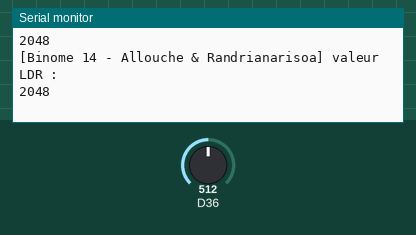
Recording of a sketch running on a simulated Arduino Due. Shown: the last lines printed to the serial monitor. The test bench sets the inputs (shaded band); at power-on: D36 = 512 (analog values on the 0–1023 scale).

Above: at 1.8 s.
1.9 s: D36 set to 716
At 2.8 s:
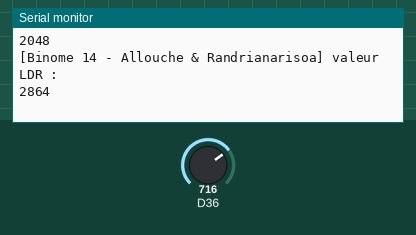
3.4 s: D36 set to 900
At 4.4 s:
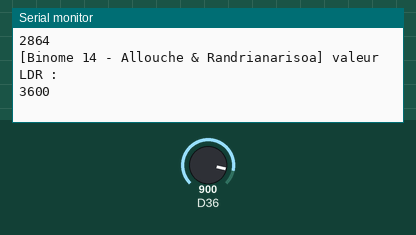
Timing chart, 0 to 6.4 s (numbered marks = the images above; inputs shaded):
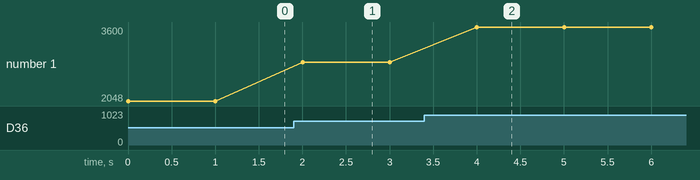

Measured:
- after the input at 1.9 s, the serial monitor: prints a new line after 0.10 s (image 1)
- after the input at 3.4 s, the serial monitor: prints a new line after 0.60 s (image 2)
- plotted number 1: 2048 → 2864 after the input at 1.9 s, 2864 → 3600 after the input at 3.4 s

The sketch:

1.5.2.ino
```cpp
void setup() {
  Serial.begin(115200);
  analogReadResolution(12); //on met en 12 bits pour que ce soit de 0 à 4095
}

void loop() {
  int valeur = analogRead(36);
  Serial.println("[Binome 14 - Allouche & Randrianarisoa] valeur LDR : ");
  Serial.println(valeur);
  delay(1000);
}
```
